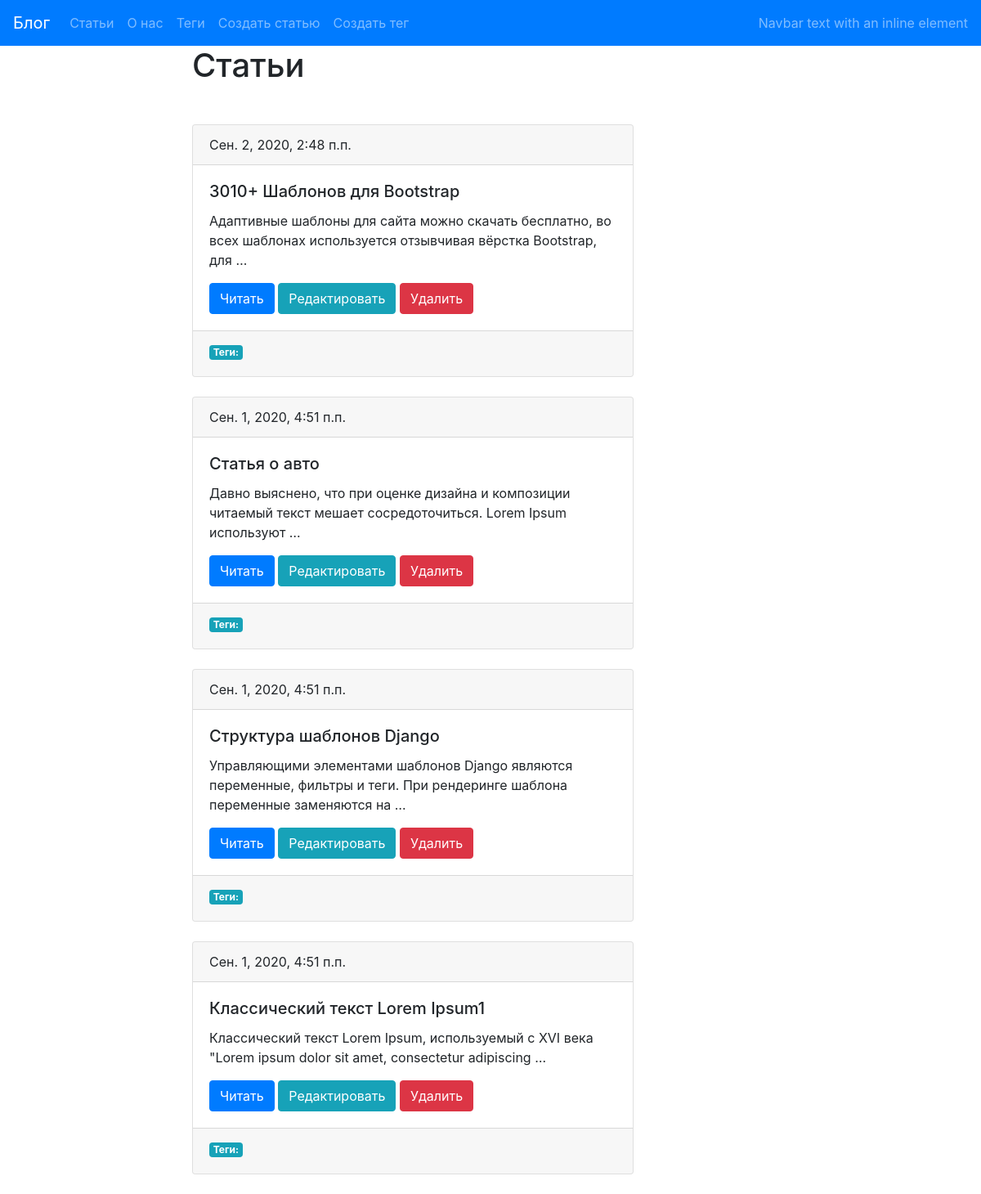
The app's page /, older data.
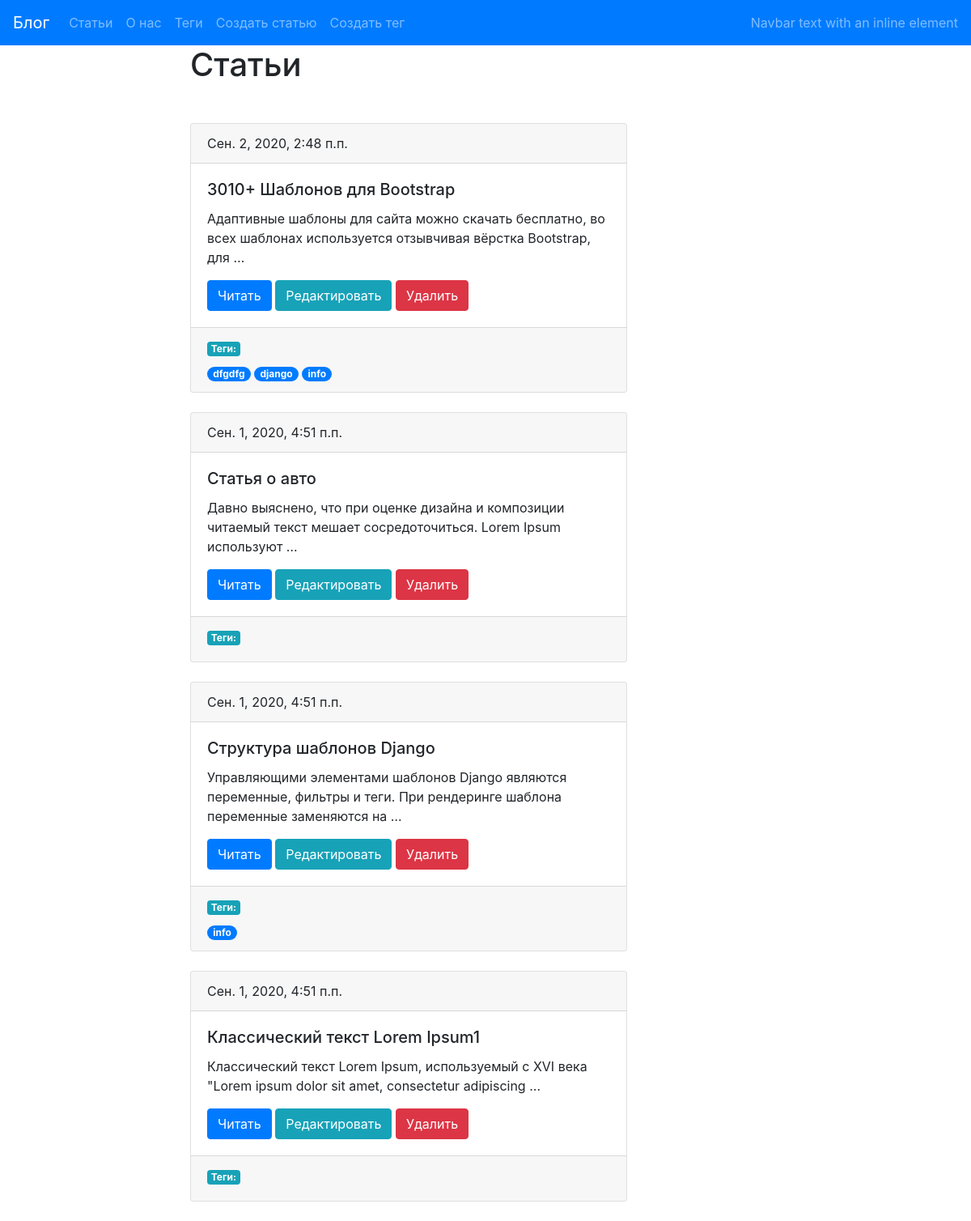
The same page, newer data.
### blog/models.py (models this page shows, shortened)
class Post(models.Model):
        title=models.CharField(max_length=150,db_index=True,verbose_name="Заголовок")
        slug=models.CharField(max_length=150,blank=True,unique=True)
        body=models.TextField(blank=True,db_index=True,verbose_name="Текст статьи")
        date_pub=models.DateTimeField(auto_now_add=True)
        tags=models.ManyToManyField('Tag',blank=True,related_name='posts', verbose_name="Теги")
        def get_absolute_url(self):
            return reverse("post_detail_url", kwargs={"slug": self.slug})
        class Meta:
          verbose_name="Статья"
          verbose_name_plural = "Статьи"

class Tag(models.Model):
    title=models.CharField(max_length=50,unique=True)
    slug = models.SlugField(max_length=50,unique=True,blank=True)
    def get_absolute_url(self):
        return reverse("tag_detail_url", kwargs={"slug": self.slug})

### blog/views.py (the view)
# urls.py: path('', post_list,name='post_lists_url'),
def post_list(request):
    posts=Post.objects.order_by("-date_pub")
    return render(request,'blog/post_list.html',context={"var_for_html_templ": posts})

### blog/templates/blog/post_list.html (shortened to what this page needs)
{% extends "blog/base_blog.html" %}
{% block content %}
    <h1 class="mb-5">Статьи</h1>
    {% for post in var_for_html_templ %}
        {%include 'blog/includes/postcard.html'%}
    {% endfor %}
{% endblock %}

### blog/templates/blog/includes/postcard.html
    <div class="card">
            <div class="card-header">
                {{ post.date_pub }}
            </div>
            <div class="card-body">
                <h5 class="card-title"> {{ post.title }}</h5>
                <p class="card-text"> {{ post.body|truncatewords:15 }}</p>
                <a href="{{post.get_absolute_url}}" class="btn btn-primary">Читать</a>
                <a href="{% url 'post_update_url' slug=post.slug %}" class="btn btn-info">Редактировать</a>
                <a href="{% url 'post_delete_url' slug=post.slug %}" class="btn btn-danger">Удалить</a>
            </div>
            <div class="card-footer text-muted">
                <h6 class="badge badge-info">Теги: </h6>
                <br>
                {% for tag in post.tags.all %}
                    <a href="{{tag.get_absolute_url}}" class="badge badge-pill badge-primary">{{tag.title}}</h5> </a>
                {% endfor %}
            </div>
    </div>
    <br>

Row changes from the older to the newer data that the page shows:
changed Post "3010+ Шаблонов для Bootstrap": gains Tag (title "dfgdfg"); gains Tag (title "django"); gains Tag (title "info")
changed Post "Структура шаблонов Django": gains Tag (title "info")
